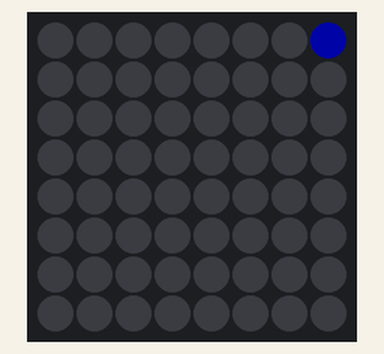
Bench run of a sketch on a simulated Arduino Uno, built with avr-gcc and run on an emulated ATmega328P. Parts: 8×8 RGB LED matrix (first LED top left, wired row by row). Dim RGB values are drawn brighter than linear; random numbers use the default seed unless the sketch sets one.

Above: at 0.1 s.
At 1.66 s:
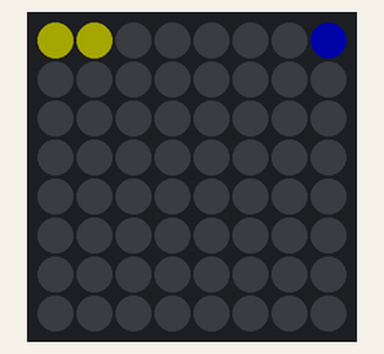
At 3.16 s:
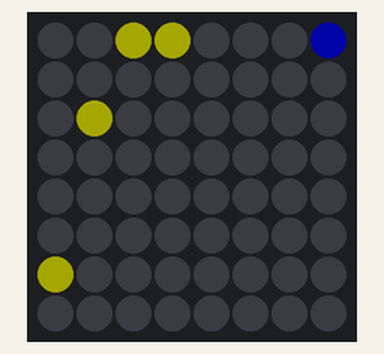
At 3.93 s:
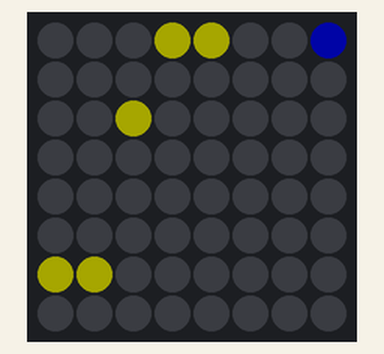
At 4.7 s:
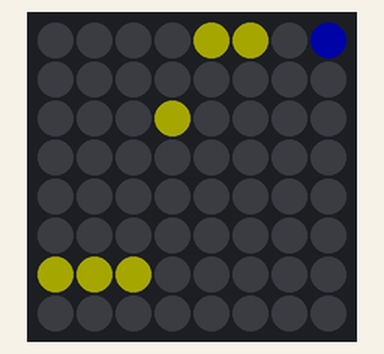
At 5.8 s:
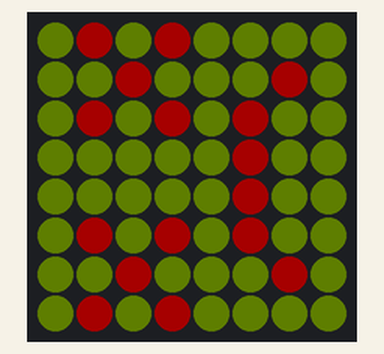

Measured:
- what the display in image 2 shows lasts 0.4 s, from 3.0 s to 3.4 s

The sketch:

shoot_game.ino
```cpp
/** Simple Space Invaders-esque videogame.
 *  Uses Adafruit 8x8 NeoPixel Matrix.
 *  Programmed with the matrix turned sideways (for wiring purposes). */

#include <Adafruit_GFX.h>
#include <Adafruit_NeoMatrix.h>
#include <Adafruit_NeoPixel.h>
#include "playerEntity.h"
#ifndef PSTR
 #define PSTR // Make Arduino Due happy
#endif

#define PIN 6

//Screen Boundaries:
#define WIDTH 7           //Game field width.
#define W_I 6             //Max width index.
#define HEIGHT 8          //Game filed height.
#define H_I 7             //Max height index.

#define RATE 9000         //Refresh rate.
#define ENEMY_SPEED 17    //Spawn rate of enemies.

//Controls:
#define REPLAY 'v'        //Reset button.

//Score Values:
#define WIN_SCORE 8       //Number of points to win.
#define INC_SCORE 4       //Number of enemies destroyed to inc points by 1.

//Game States:
#define PLAY 0
#define WIN 1
#define LOSE 2
#define RESET 3

Adafruit_NeoMatrix matrix = Adafruit_NeoMatrix(8, 8, PIN,
  NEO_MATRIX_TOP     + NEO_MATRIX_LEFT +
  NEO_MATRIX_COLUMNS + NEO_MATRIX_PROGRESSIVE,
  NEO_GRB            + NEO_KHZ800);


byte serialIn = 0;        //Keyboard input via USB.
int playerPosition = 0;   //Character position.

int frame = 0;            //Framerate counter.
int newEnemy = 0;         //Enemy spawn counter.
int score = 0;            //Score counter.
int hit = 0;              //Enemy hit counter.

//Coordinates for enemies and missiles.
int missiles[HEIGHT][WIDTH];
int enemies[HEIGHT][WIDTH];

//Start state.
int state = PLAY;

void setup() {
  matrix.begin();
  Serial.begin(9600);
  matrix.setBrightness(40);
  matrix.fillScreen(0);
}

void loop() {
  frame++;
  if(frame == RATE){
    frame = 0;

    //Check for restart.
    serialIn = Serial.available() ? Serial.read() : 0;
    if(serialIn == REPLAY)
      state = RESET;

    switch(state){
      case PLAY:
        runGame();
        break;

      case WIN:
        winScreen();
        break;

      case LOSE:
        gameOverScreen();
        break;

      case RESET:
        reset();
        break;
    }
  }
}

/** Get user input, spawn enemies, fire, and keep score.  */
void runGame(){

  //Spawn new Enemy.
  newEnemy ++;
  if(newEnemy == ENEMY_SPEED){
    newEnemy=0;
    enemies[0][random(0,WIDTH)]=1;
  }

  //Move player/fire.
  if(serialIn != 0)
    playerAction();

  //Update screen.
  matrix.fillScreen(0);
  matrix.drawPixel(H_I, playerPosition, matrix.Color(0,60,255));
  updateMissiles();
  updateScore();

  //Update enemy (move at half spawn rate frame).
  if(newEnemy == ENEMY_SPEED/2)
    updateEnemies();
  else
    showEnemies();

  checkGameOver();
  matrix.show();
}

/** Refresh game counters and restore to start state. */
void reset(){
  score = 0;
  hit = 0;
  playerPosition = 0;
  newEnemy = 0;

  for(int i=0; i<HEIGHT; i++)
    for(int j=0; j<WIDTH; j++)
      enemies[i][j] = 0;

  state = PLAY;
}

/** Get user input for move or fire.  */
void playerAction(){
     if(serialIn == RIGHT && playerPosition <W_I)
      playerPosition ++;
     else if(serialIn == LEFT && playerPosition > 0)
      playerPosition --;
     else if(serialIn == FIRE)
      missiles[W_I][playerPosition]=1;
}

/** Move missiles to new positions and check for enemy hits.  */
void updateMissiles(){
  for(int i=0; i<HEIGHT; i++){
    for(int j=0; j<WIDTH; j++){
      if(missiles[i][j] == 1 && enemies[i][j] == 1){
        missiles[i][j]=0;
        enemies[i][j]=0;
        hit++;
        if(hit==INC_SCORE){
          score++;
          hit =0;
        }
      }
      else if(missiles[i][j] == 1){
        matrix.drawPixel(i,j, matrix.Color(255,60,0));
        missiles[i][j]=0;
        if(i!=0)
          missiles[i-1][j]=1;
      }
    }
  }
}

/** Move enemies to new position.  */
void updateEnemies(){
  for(int i=H_I; i>=0; i--)
    for(int j=W_I; j>=0; j--)
      if(enemies[i][j] == 1){
        matrix.drawPixel(i,j, matrix.Color(255,255,0));
        enemies[i][j]=0;
        if(i!=H_I)
          enemies[i+1][j]=1;
      }
}

/** Refresh enemy position (not moved). */
void showEnemies(){
  for(int i=H_I; i>=0; i--)
    for(int j=W_I; j>=0; j--)
      if(enemies[i][j] == 1)
        matrix.drawPixel(i,j, matrix.Color(255,255,0));
}

/** If enemy reaches last row, game over.  */
void checkGameOver(){
  for(int i=0; i<WIDTH; i++)
    if(enemies[H_I][i]==1)
      state = LOSE;
}

/** Sad face game over screen.  */
void gameOverScreen(){
  int o = matrix.Color(100,100,0);
  int x = matrix.Color(255,0,0);
  int sadFace[8][8] = {
    {o,o,o,o,o,o,o,o},
    {x,o,x,o,o,x,o,x},
    {o,x,o,o,o,o,x,o},
    {x,o,x,o,o,x,o,x},
    {o,o,o,o,o,o,o,o},
    {o,o,x,x,x,x,o,o},
    {o,x,o,o,o,o,x,o},
    {o,o,o,o,o,o,o,o}
  };

  for(int i=0; i<8; i++)
    for(int j=0; j<8; j++)
      matrix.drawPixel(i,j, sadFace[i][j]);

  matrix.show();
}

/** Happy face win screen.  */
void winScreen(){
  int o = matrix.Color(0,120,40);
  int x = matrix.Color(180,180,180);
  int happyFace[8][8] = {
    {o,o,o,o,o,o,o,o},
    {o,x,o,o,o,o,x,o},
    {x,x,x,o,o,x,x,x},
    {o,x,o,o,o,o,x,o},
    {o,o,o,o,o,o,o,o},
    {o,x,o,o,o,o,x,o},
    {o,o,x,x,x,x,o,o},
    {o,o,o,o,o,o,o,o}
  };

  for(int i=0; i<8; i++)
    for(int j=0; j<8; j++)
      matrix.drawPixel(i,j, happyFace[i][j]);

  matrix.show();
}

/** Increase score.  */
void updateScore(){
  if(score == WIN_SCORE)
    state = WIN;
  else
    for(int i=0; i<score; i++)
      matrix.drawPixel(i,7,matrix.Color(0,255,100));
}
```

gameGrid.c
```cpp
#include "gameGrid.h"

bool grid_create(grid_t* grid, int height, int width){
  bool created = false;

  grid = (grid_t *) malloc(sizeof(grid_t));

  if(grid && height >0 && width > 0){
    grid->height = height;
    grid->width = width;
    created = true;
  }
  return created;
}
```

gameGrid.h
```cpp
#ifndef _gameGrid_
#define _gameGrid_

#include <stdbool.h>

typedef struct {
  int height;
  int width;
} grid_t;

bool grid_create(grid_t* grid, int height, int width);

#endif
```

playerEntity.c
```cpp
#include "playerEntity.h"

bool
player_create(player_t *player, int x, int y){
  bool status = false;

  player = (player_t*) malloc(sizeof(player_t));
  if(player){
    player->x = x;
    player->y = y;
    player->facing = UP;
    status = true;
  }
  return status;
}

void
player_lock_vertical(player_t *player, bool v){
  if(player)
    player->move_vertical = v;
}

void
player_lock_horizontal(player_t *player, bool h){
  if(player)
    player->move_horizontal = h;
}

void
player_move(player_t *player, grid_t *grid, int facing, int distance){
  if(player && grid){
    switch(facing){
      case UP:
        if(player->move_vertical && player->y < grid->height)
          player->y++;
        break;

      case DOWN:
        if(player->move_vertical && player->y>0)
          player->y--;
        break;

      case LEFT:
        if(player->move_horizontal && player->y>0)
          player->x--;
        break;

      case RIGHT:
        if(player->move_horizontal && player->y< grid->width)
          player->x++;
        break;
    }
  }
}
```

playerEntity.h
```cpp
#ifndef _playerEntity_
#define _playerEntity_

#include <stdbool.h>
#include "gameGrid.h"

#define UP 65
#define DOWN 66
#define LEFT 68
#define RIGHT 67
#define FIRE 32

typedef struct {
  int x;
  int y;
  bool move_horizontal;
  bool move_vertical;
  int facing;
} player_t;

bool player_create(player_t *player, int xPos, int yPos);
void player_lock_vertical(player_t *player, bool v);
void player_lock_horizontal(player_t *player, bool h);
void player_move(player_t *player, grid_t *grid, int facing, int distance);

#endif
```
